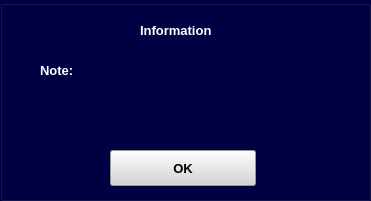
     <widget class="QGroupBox" name="groupBox_information">
      <property name="geometry">
       <rect>
        <x>170</x>
        <y>180</y>
        <width>371</width>
        <height>201</height>
       </rect>
      </property>
      <property name="font">
       <font>
        <weight>75</weight>
        <bold>true</bold>
       </font>
      </property>
      <property name="styleSheet">
       <string notr="true">background-color: rgb(0, 0, 67);
color: rgb(255, 255, 255);</string>
      </property>
      <property name="title">
       <string/>
      </property>
      <widget class="QLabel" name="lb_title_9">
       <property name="geometry">
        <rect>
         <x>40</x>
         <y>60</y>
         <width>221</width>
         <height>20</height>
        </rect>
       </property>
       <property name="font">
        <font>
         <family>Arial</family>
         <pointsize>10</pointsize>
         <weight>75</weight>
         <bold>true</bold>
        </font>
       </property>
       <property name="text">
        <string>Note:</string>
       </property>
      </widget>
      <widget class="QLabel" name="lb_title_10">
       <property name="geometry">
        <rect>
         <x>140</x>
         <y>20</y>
         <width>131</width>
         <height>20</height>
        </rect>
       </property>
       <property name="font">
        <font>
         <family>Arial</family>
         <pointsize>10</pointsize>
         <weight>75</weight>
         <bold>true</bold>
        </font>
       </property>
       <property name="text">
        <string>Information</string>
       </property>
      </widget>
      <widget class="QPushButton" name="btn_signup_2">
       <property name="geometry">
        <rect>
         <x>110</x>
         <y>150</y>
         <width>146</width>
         <height>36</height>
        </rect>
       </property>
       <property name="sizePolicy">
        <sizepolicy hsizetype="Fixed" vsizetype="Fixed">
         <horstretch>0</horstretch>
         <verstretch>0</verstretch>
        </sizepolicy>
       </property>
       <property name="minimumSize">
        <size>
         <width>0</width>
         <height>0</height>
        </size>
       </property>
       <property name="palette">
        <palette>
         <active>
          <colorrole role="WindowText">
           <brush brushstyle="SolidPattern">
            <color alpha="255">
             <red>0</red>
             <green>0</green>
             <blue>0</blue>
            </color>
           </brush>
          </colorrole>
          <colorrole role="Button">
           <brush brushstyle="SolidPattern">
            <color alpha="255">
             <red>212</red>
             <green>212</green>
             <blue>212</blue>
            </color>
           </brush>
          </colorrole>
          <colorrole role="Text">
           <brush brushstyle="SolidPattern">
            <color alpha="255">
             <red>0</red>
             <green>0</green>
             <blue>0</blue>
            </color>
           </brush>
          </colorrole>
          <colorrole role="ButtonText">
           <brush brushstyle="SolidPattern">
            <color alpha="255">
             <red>0</red>
             <green>0</green>
             <blue>0</blue>
            </color>
           </brush>
          </colorrole>
          <colorrole role="Base">
           <brush brushstyle="SolidPattern">
            <color alpha="255">
             <red>212</red>
             <green>212</green>
             <blue>212</blue>
            </color>
           </brush>
          </colorrole>
          <colorrole role="Window">
           <brush brushstyle="SolidPattern">
            <color alpha="255">
             <red>212</red>
             <green>212</green>
             <blue>212</blue>
            </color>
           </brush>
          </colorrole>
         </active>
         <inactive>
          <colorrole role="WindowText">
           <brush brushstyle="SolidPattern">
            <color alpha="255">
             <red>0</red>
             <green>0</green>
             <blue>0</blue>
            </color>
           </brush>
          </colorrole>
          <colorrole role="Button">
           <brush brushstyle="SolidPattern">
            <color alpha="255">
             <red>212</red>
             <green>212</green>
             <blue>212</blue>
            </color>
           </brush>
          </colorrole>
          <colorrole role="Text">
           <brush brushstyle="SolidPattern">
            <color alpha="255">
             <red>0</red>
             <green>0</green>
             <blue>0</blue>
            </color>
           </brush>
          </colorrole>
          <colorrole role="ButtonText">
           <brush brushstyle="SolidPattern">
            <color alpha="255">
             <red>0</red>
             <green>0</green>
             <blue>0</blue>
            </color>
           </brush>
          </colorrole>
          <colorrole role="Base">
           <brush brushstyle="SolidPattern">
            <color alpha="255">
             <red>212</red>
             <green>212</green>
             <blue>212</blue>
            </color>
           </brush>
          </colorrole>
          <colorrole role="Window">
           <brush brushstyle="SolidPattern">
            <color alpha="255">
             <red>212</red>
             <green>212</green>
             <blue>212</blue>
            </color>
           </brush>
          </colorrole>
         </inactive>
         <disabled>
          <colorrole role="WindowText">
           <brush brushstyle="SolidPattern">
            <color alpha="255">
             <red>0</red>
             <green>0</green>
             <blue>0</blue>
            </color>
           </brush>
          </colorrole>
          <colorrole role="Button">
           <brush brushstyle="SolidPattern">
            <color alpha="255">
             <red>212</red>
             <green>212</green>
             <blue>212</blue>
            </color>
           </brush>
          </colorrole>
          <colorrole role="Text">
           <brush brushstyle="SolidPattern">
            <color alpha="255">
             <red>0</red>
             <green>0</green>
             <blue>0</blue>
            </color>
           </brush>
          </colorrole>
          <colorrole role="ButtonText">
           <brush brushstyle="SolidPattern">
            <color alpha="255">
             <red>0</red>
             <green>0</green>
             <blue>0</blue>
            </color>
           </brush>
          </colorrole>
          <colorrole role="Base">
           <brush brushstyle="SolidPattern">
            <color alpha="255">
             <red>212</red>
             <green>212</green>
             <blue>212</blue>
            </color>
           </brush>
          </colorrole>
          <colorrole role="Window">
           <brush brushstyle="SolidPattern">
            <color alpha="255">
             <red>212</red>
             <green>212</green>
             <blue>212</blue>
            </color>
           </brush>
          </colorrole>
         </disabled>
        </palette>
       </property>
       <property name="font">
        <font>
         <family>Segoe UI</family>
         <pointsize>10</pointsize>
         <weight>75</weight>
         <bold>true</bold>
        </font>
       </property>
       <property name="styleSheet">
        <string notr="true">QPushButton {
	
	color: rgb(0, 0, 0);
    background-color: rgb(212, 212, 212);
}
QPushButton:hover {
	color: rgb(0, 0, 0);
	background-color: rgb(161, 161, 161);

}
QPushButton:pressed { 
	color: rgb(0, 0, 0);
    background-color: rgb(35, 40, 49); 

}</string>
       </property>
       <property name="text">
        <string>OK</string>
       </property>
       <property name="icon">
        <iconset>
         <normaloff>../../../Downloads/icons/16x16/cil-movie.png</normaloff>../../../Downloads/icons/16x16/cil-movie.png</iconset>
       </property>
      </widget>
     </widget>
